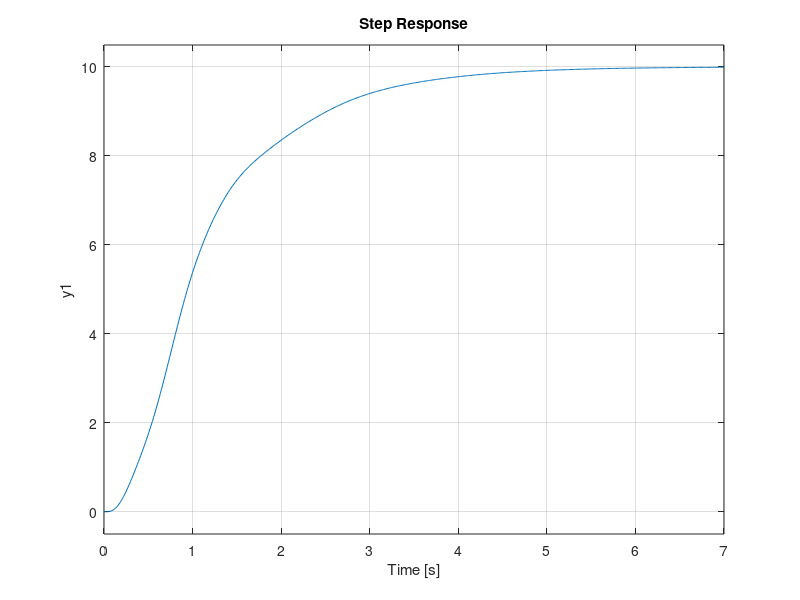

Source code (MATLAB): (Note: this script raises an error after producing the figure.)
% Sum1 = sumblk('e = r - y');
% Sum2 = sumblk('u = uC + uF');
% 
% % Define block I/Os ("u" and "y" are shorthand for "InputName" and "OutputName")
% F.u = 'r';   F.y = 'uF';
% C.u = 'e';   C.y = 'uC';
% G.u = 'u';   G.y = 'ym';
% S.u = 'ym';  S.y = 'y';
% 
% % Compute transfer r -> ym
% T = connect(F,C,G,S,Sum1,Sum2,'r','ym');
% step(T)

s = tf('s');
F = 1/(s+1);
G = 100/(s^2+5*s+100);
C = 20*(s^2+s+60)/s/(s^2+40*s+400);
S = 10/(s+10);
T = F * feedback(G*C,S);

step(10*T); %plots for step response
stepinfo(10*T) % calculates paramters like peak time etc
% pidTuner(T,'pd'); %tuning Kp Ki and Kd values


